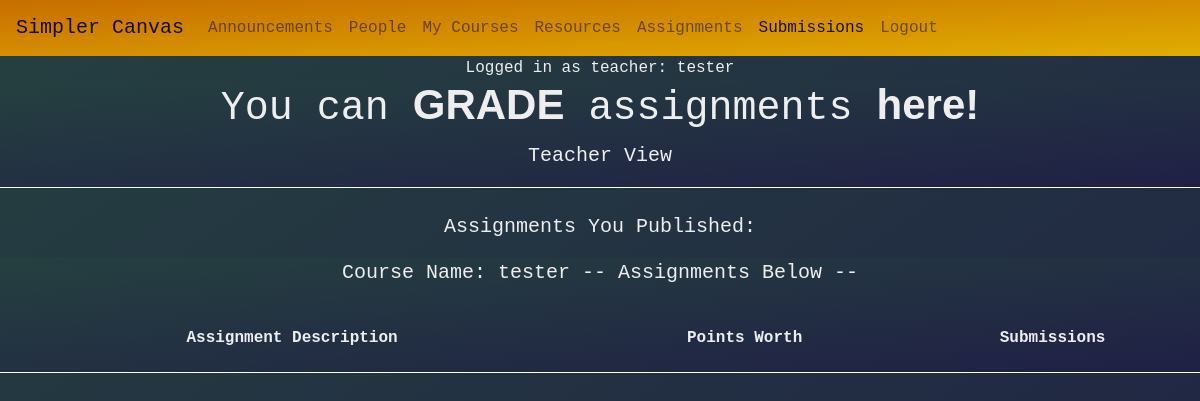
Before: /submissions (signed in) with the older database file.
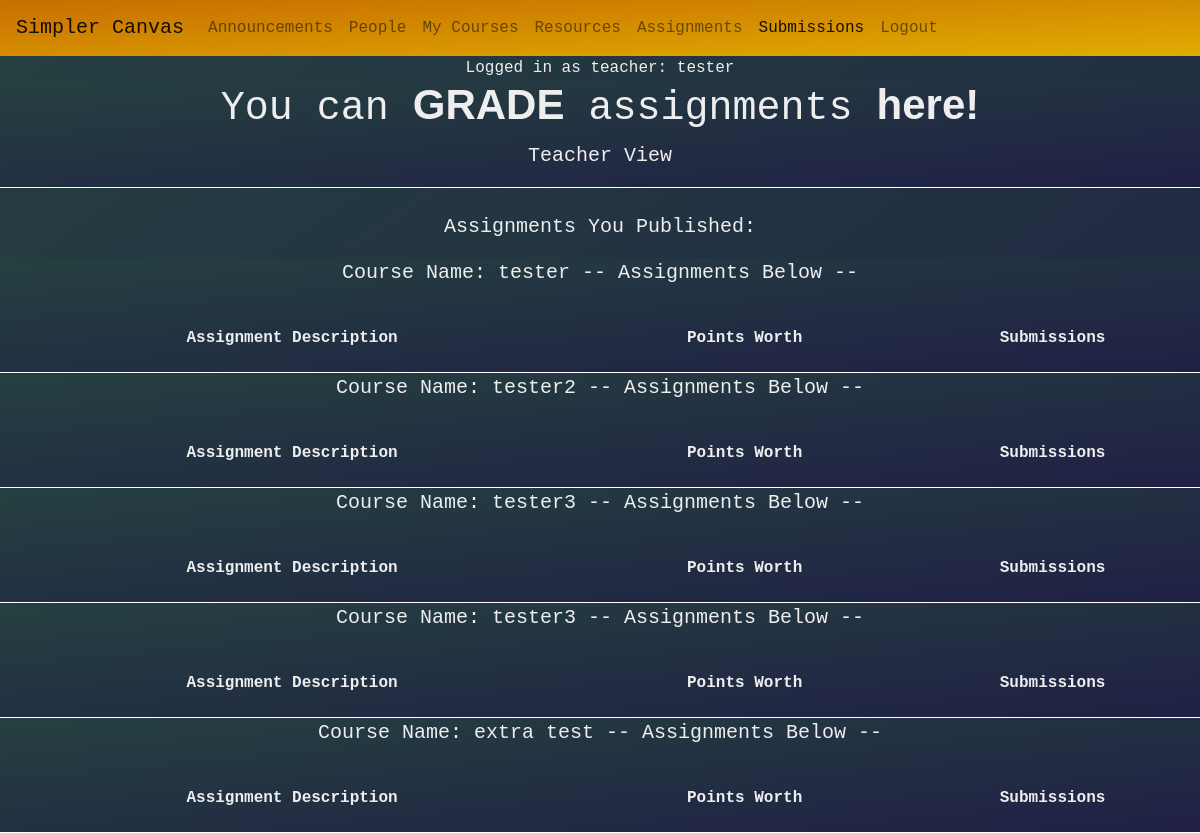
After: the same page with the newer database file.
### app/models.py (models this page shows)
class Course(db.Model):
    id = db.Column(db.Integer, primary_key=True)
    name = db.Column(db.String(g_NAME_STRING_CAPACITY), nullable=False)
    description = db.Column(db.String(g_DESCRIPTION_STRING_CAPACITY), nullable = True)
    units = db.Column(db.Integer, nullable=False)
    max_capacity = db.Column(db.Integer, nullable=False)
    students_enrolled = db.Column(db.Integer, default=0)
    teacher_id = db.Column(db.Integer, db.ForeignKey("teacher.id"), nullable=False)
    teacher = db.relationship('Teacher', backref='courses')
    enrollments = db.relationship("Enrollment", backref="courses")
    assignments = db.relationship("Assignment", backref='courses')

### app/main/routes.py (the view, shortened to what this page needs)
    @myapp_obj.route('/submissions', methods = ['GET', 'POST'])
    def submissions():
        if "username" in session:
            isStudent = session.get('student')
            if isStudent:
                return redirect('/assignments')
            else:
                teacher = Teacher.query.filter_by(username=session.get("username")).first()
                courses = Course.query.filter_by(teacher_id=teacher.id)
                gradingForm = GradeForm()
                username = session.get('username')
                return app_render_template('main/submissions.html', courses=courses, form=gradingForm, username=username)
        flash('You are not logged in!')
        return redirect('/auth/login')

### app/__init__.py (called while the page is built)
def app_render_template(file_name, *args, **kw_args):
    user = session_get_current_user_dict()
    return render_template(file_name, *args, **kw_args, user=user, UserType=UserType)

### app/session.py (called while the page is built)
def session_get_current_user_dict() -> dict:
    if 'userobj' not in session:
        return UserData().as_dict()
    result = session['userobj']
    return result

### app/templates/main/submissions.html (shortened to what this page needs)
{% set is_submissions_active = True %}
{% extends 'base.html' %}
{% block content %}
	<div class="cool-bg bottom-divider">
		<h1> You can
			<b class="animated-rainbow-text">GRADE</b>
			assignments
			<b class="animated-rainbow-text">here!</b>
		</h1>
	<p> Teacher View </p>
	</div>
	<br>
	<p> Assignments You Published: </p>
	{% if courses %}
		{% for course in courses %}
			<div class="cool-bg bottom-divider">
				<p> Course Name: {{ course.name }} -- Assignments Below -- </p><br>
				<table>
					<thead>
						<tr>
							<th>Assignment Description</th>
							<th>Points Worth</th>
							<th>Submissions</th>
						</tr>
					</thead>
				</table><br>
			</div>
		{% endfor %}
	{% else %}
		<p>
			None, you have no courses!
		</p>
	{% endif %}
{% endblock %}

Changed rows visible on the page:
added Course: name "tester2"
added Course: name "tester3"
added Course: name "tester3"
added Course: name "extra test"
